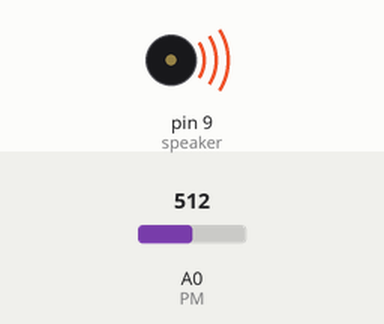
A sketch run on a simulated Arduino Uno, built with avr-gcc and run on an emulated ATmega328P. Parts: buzzer (waves = sounding). The test bench sets the inputs (shaded band); at power-on: A0 (PM) = 512.

Above: at 1.2 s.
1.3 s: A0 (PM) set to 11
At 2.3 s:
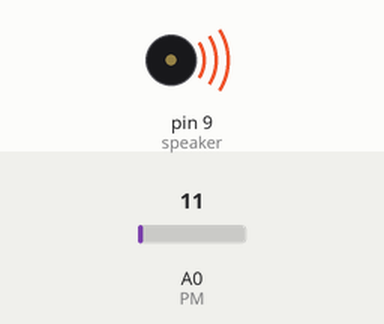
2.8 s: A0 (PM) set to 8
At 3.9 s:
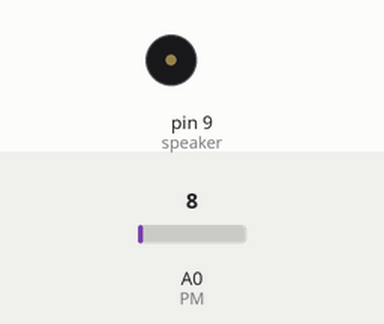
4.3 s: A0 (PM) set to 110
At 5.1 s:
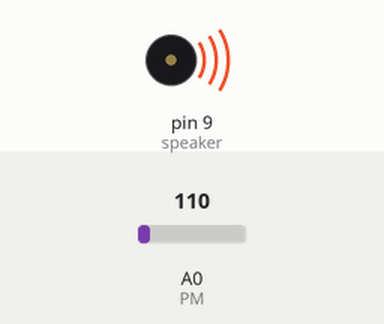
5.8 s: A0 (PM) set to 0
At 7.0 s:
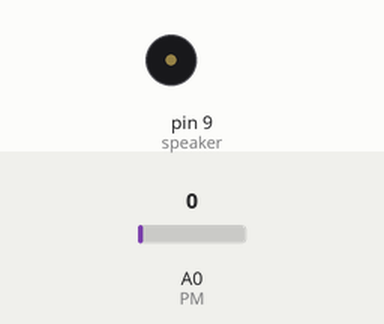
Timing chart, 0 to 8.5 s (numbered marks = the images above; inputs shaded):
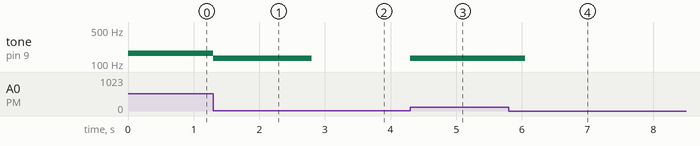

The sketch:

PM_speaker.ino
```cpp
int PM = A0;
int speaker = 9;

void setup() {
#define NOTE_C3  131
#define NOTE_D3  147
#define NOTE_E3  165
#define NOTE_F3  175
#define NOTE_G3  196
#define NOTE_A3  220
#define NOTE_B3  247
  pinMode(PM, INPUT);
  pinMode(speaker, OUTPUT);
}

void loop() {
  int value = analogRead(PM);
  int sound = map(value, 0, 1023, 0, 255);
  if(value<200 && value>=10)
  {
    tone(speaker,NOTE_C3, 250);
  }
  else if(value<400 && value>=200)
  {
    tone(speaker,NOTE_D3, 250);
  }
  else if(value<600 && value>=400)
  {
    tone(speaker,NOTE_E3, 250);
  }
  else if(value<800 && value>=600)
  {
    tone(speaker,NOTE_F3, 250);
  }
  else if(value<1000 && value>=800)
  {
    tone(speaker,NOTE_G3, 250);
  }
  else if(value<1024 && value>=100)
  {
    tone(speaker,NOTE_A3, 250);
  }
  else if(value>0 && value<10)
  {
    noTone(speaker);
  }


}
```

Measured:
- the behaviour switches between 10 and 9 on A0 (PM) (found by bisection; images 1 and 2)
- after the input at 1.3 s, tone on pin 9 (speaker): 165 Hz → 131 Hz at once
- after the input at 2.8 s, tone on pin 9 (speaker): 131 Hz → silent at once
- after the input at 4.3 s, tone on pin 9 (speaker): silent → 131 Hz at once
- after the input at 5.8 s, tone on pin 9 (speaker): 131 Hz → silent after 0.25 s
